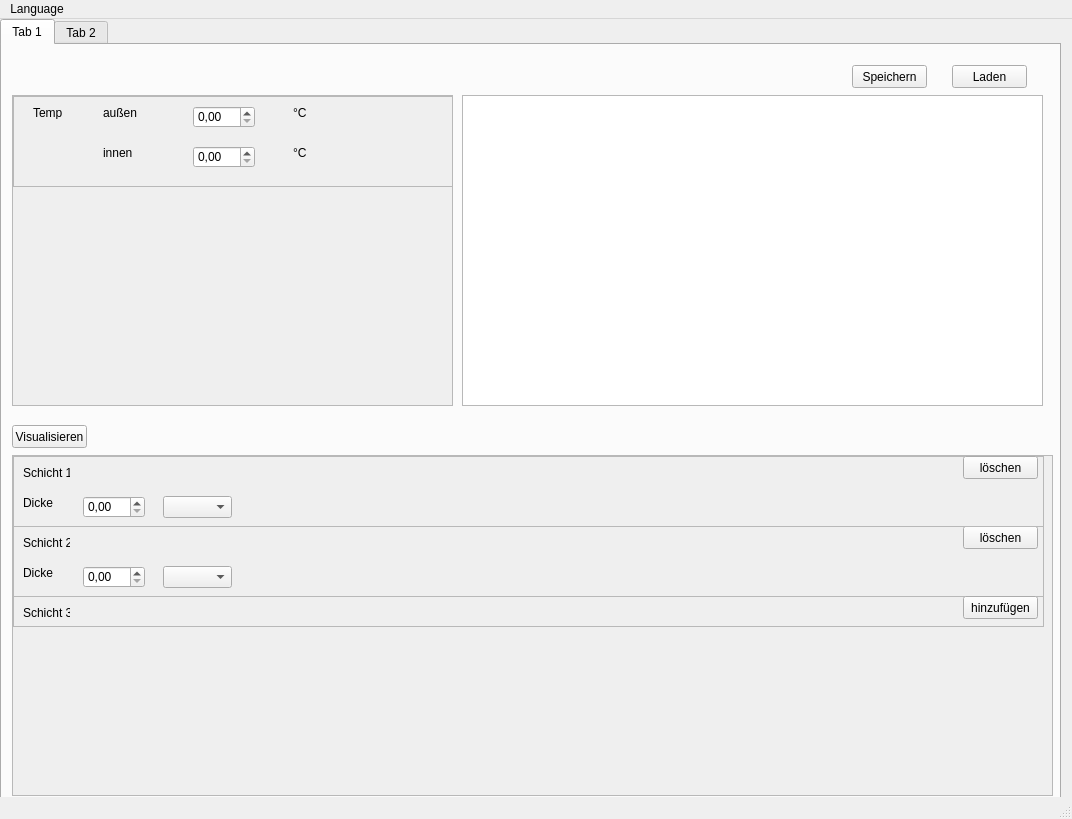
<?xml version="1.0" encoding="UTF-8"?>
<ui version="4.0">
 <class>MainWindow</class>
 <widget class="QMainWindow" name="MainWindow">
  <property name="geometry">
   <rect>
    <x>0</x>
    <y>0</y>
    <width>1072</width>
    <height>819</height>
   </rect>
  </property>
  <property name="windowTitle">
   <string>MainWindow</string>
  </property>
  <widget class="QWidget" name="centralwidget">
   <widget class="QTabWidget" name="tabWidget">
    <property name="geometry">
     <rect>
      <x>0</x>
      <y>0</y>
      <width>1061</width>
      <height>781</height>
     </rect>
    </property>
    <property name="currentIndex">
     <number>0</number>
    </property>
    <widget class="QWidget" name="tab">
     <attribute name="title">
      <string>Tab 1</string>
     </attribute>
     <widget class="QPushButton" name="ButtonGraph">
      <property name="geometry">
       <rect>
        <x>10</x>
        <y>380</y>
        <width>75</width>
        <height>23</height>
       </rect>
      </property>
      <property name="toolTip">
       <string>Zeigt einen Graphen an</string>
      </property>
      <property name="toolTipDuration">
       <number>3</number>
      </property>
      <property name="locale">
       <locale language="German" country="Germany"/>
      </property>
      <property name="text">
       <string>Visualisieren</string>
      </property>
     </widget>
     <widget class="QScrollArea" name="ScrollCircumstances">
      <property name="geometry">
       <rect>
        <x>10</x>
        <y>50</y>
        <width>441</width>
        <height>311</height>
       </rect>
      </property>
      <property name="widgetResizable">
       <bool>true</bool>
      </property>
      <widget class="QWidget" name="scrollAreaWidgetContents">
       <property name="geometry">
        <rect>
         <x>0</x>
         <y>0</y>
         <width>439</width>
         <height>309</height>
        </rect>
       </property>
       <widget class="QFrame" name="FrameTemp">
        <property name="geometry">
         <rect>
          <x>0</x>
          <y>0</y>
          <width>441</width>
          <height>91</height>
         </rect>
        </property>
        <property name="toolTip">
         <string>Temperatur in °C</string>
        </property>
        <property name="locale">
         <locale language="German" country="Germany"/>
        </property>
        <property name="frameShape">
         <enum>QFrame::StyledPanel</enum>
        </property>
        <property name="frameShadow">
         <enum>QFrame::Raised</enum>
        </property>
        <widget class="QLabel" name="label">
         <property name="geometry">
          <rect>
           <x>20</x>
           <y>10</y>
           <width>47</width>
           <height>13</height>
          </rect>
         </property>
         <property name="text">
          <string>Temp</string>
         </property>
        </widget>
        <widget class="QLabel" name="label_2">
         <property name="geometry">
          <rect>
           <x>90</x>
           <y>10</y>
           <width>47</width>
           <height>13</height>
          </rect>
         </property>
         <property name="text">
          <string>außen</string>
         </property>
        </widget>
        <widget class="QDoubleSpinBox" name="doubleSpinBoxTempOut">
         <property name="geometry">
          <rect>
           <x>180</x>
           <y>10</y>
           <width>62</width>
           <height>22</height>
          </rect>
         </property>
         <property name="toolTip">
          <string>Temperatur in °C</string>
         </property>
         <property name="toolTipDuration">
          <number>3</number>
         </property>
        </widget>
        <widget class="QLabel" name="label_3">
         <property name="geometry">
          <rect>
           <x>280</x>
           <y>10</y>
           <width>47</width>
           <height>13</height>
          </rect>
         </property>
         <property name="text">
          <string>°C</string>
         </property>
        </widget>
        <widget class="QLabel" name="label_4">
         <property name="geometry">
          <rect>
           <x>90</x>
           <y>50</y>
           <width>47</width>
           <height>13</height>
          </rect>
         </property>
         <property name="text">
          <string>innen</string>
         </property>
        </widget>
        <widget class="QDoubleSpinBox" name="doubleSpinBoxTempIn">
         <property name="geometry">
          <rect>
           <x>180</x>
           <y>50</y>
           <width>62</width>
           <height>22</height>
          </rect>
         </property>
         <property name="toolTip">
          <string>Temperatur in °C</string>
         </property>
         <property name="toolTipDuration">
          <number>3</number>
         </property>
        </widget>
        <widget class="QLabel" name="label_5">
         <property name="geometry">
          <rect>
           <x>280</x>
           <y>50</y>
           <width>47</width>
           <height>13</height>
          </rect>
         </property>
         <property name="text">
          <string>°C</string>
         </property>
        </widget>
       </widget>
       <widget class="QFrame" name="frameTabContent">
        <property name="geometry">
         <rect>
          <x>-10</x>
          <y>-40</y>
          <width>1051</width>
          <height>731</height>
         </rect>
        </property>
        <property name="frameShape">
         <enum>QFrame::StyledPanel</enum>
        </property>
        <property name="frameShadow">
         <enum>QFrame::Raised</enum>
        </property>
       </widget>
      </widget>
     </widget>
     <widget class="QScrollArea" name="scrollArea">
      <property name="geometry">
       <rect>
        <x>10</x>
        <y>410</y>
        <width>1041</width>
        <height>341</height>
       </rect>
      </property>
      <property name="locale">
       <locale language="German" country="Germany"/>
      </property>
      <property name="widgetResizable">
       <bool>true</bool>
      </property>
      <widget class="QWidget" name="scrollAreaWidgetContents_2">
       <property name="geometry">
        <rect>
         <x>0</x>
         <y>0</y>
         <width>1039</width>
         <height>339</height>
        </rect>
       </property>
       <widget class="QFrame" name="FrameLayer2">
        <property name="geometry">
         <rect>
          <x>0</x>
          <y>70</y>
          <width>1031</width>
          <height>71</height>
         </rect>
        </property>
        <property name="frameShape">
         <enum>QFrame::StyledPanel</enum>
        </property>
        <property name="frameShadow">
         <enum>QFrame::Raised</enum>
        </property>
        <widget class="QLabel" name="label_8">
         <property name="geometry">
          <rect>
           <x>10</x>
           <y>10</y>
           <width>47</width>
           <height>13</height>
          </rect>
         </property>
         <property name="locale">
          <locale language="German" country="Germany"/>
         </property>
         <property name="text">
          <string>Schicht 2</string>
         </property>
        </widget>
        <widget class="QLabel" name="label_9">
         <property name="geometry">
          <rect>
           <x>10</x>
           <y>40</y>
           <width>47</width>
           <height>13</height>
          </rect>
         </property>
         <property name="text">
          <string>Dicke</string>
         </property>
        </widget>
        <widget class="QDoubleSpinBox" name="doubleSpinBox_2">
         <property name="geometry">
          <rect>
           <x>70</x>
           <y>40</y>
           <width>62</width>
           <height>22</height>
          </rect>
         </property>
         <property name="locale">
          <locale language="German" country="Germany"/>
         </property>
        </widget>
        <widget class="QComboBox" name="comboBox_2">
         <property name="geometry">
          <rect>
           <x>150</x>
           <y>40</y>
           <width>69</width>
           <height>22</height>
          </rect>
         </property>
         <property name="toolTip">
          <string>Einheit auswählen</string>
         </property>
         <property name="toolTipDuration">
          <number>3</number>
         </property>
        </widget>
        <widget class="QPushButton" name="pushButton_2">
         <property name="geometry">
          <rect>
           <x>950</x>
           <y>0</y>
           <width>75</width>
           <height>23</height>
          </rect>
         </property>
         <property name="toolTip">
          <string>Schicht entfernen</string>
         </property>
         <property name="toolTipDuration">
          <number>3</number>
         </property>
         <property name="text">
          <string>löschen</string>
         </property>
        </widget>
       </widget>
       <widget class="QFrame" name="FrameAddLayer">
        <property name="geometry">
         <rect>
          <x>0</x>
          <y>140</y>
          <width>1031</width>
          <height>31</height>
         </rect>
        </property>
        <property name="frameShape">
         <enum>QFrame::StyledPanel</enum>
        </property>
        <property name="frameShadow">
         <enum>QFrame::Raised</enum>
        </property>
        <widget class="QLabel" name="label_10">
         <property name="geometry">
          <rect>
           <x>10</x>
           <y>10</y>
           <width>47</width>
           <height>13</height>
          </rect>
         </property>
         <property name="locale">
          <locale language="German" country="Germany"/>
         </property>
         <property name="text">
          <string>Schicht 3</string>
         </property>
        </widget>
        <widget class="QPushButton" name="pushButton_3">
         <property name="geometry">
          <rect>
           <x>950</x>
           <y>0</y>
           <width>75</width>
           <height>23</height>
          </rect>
         </property>
         <property name="toolTip">
          <string>Schicht hinzufügen</string>
         </property>
         <property name="toolTipDuration">
          <number>3</number>
         </property>
         <property name="text">
          <string>hinzufügen</string>
         </property>
        </widget>
       </widget>
       <widget class="QFrame" name="FrameLayer1">
        <property name="geometry">
         <rect>
          <x>0</x>
          <y>0</y>
          <width>1031</width>
          <height>71</height>
         </rect>
        </property>
        <property name="frameShape">
         <enum>QFrame::StyledPanel</enum>
        </property>
        <property name="frameShadow">
         <enum>QFrame::Raised</enum>
        </property>
        <widget class="QLabel" name="label_6">
         <property name="geometry">
          <rect>
           <x>10</x>
           <y>10</y>
           <width>47</width>
           <height>13</height>
          </rect>
         </property>
         <property name="locale">
          <locale language="German" country="Germany"/>
         </property>
         <property name="text">
          <string>Schicht 1</string>
         </property>
        </widget>
        <widget class="QLabel" name="label_7">
         <property name="geometry">
          <rect>
           <x>10</x>
           <y>40</y>
           <width>47</width>
           <height>13</height>
          </rect>
         </property>
         <property name="text">
          <string>Dicke</string>
         </property>
        </widget>
        <widget class="QDoubleSpinBox" name="doubleSpinBox">
         <property name="geometry">
          <rect>
           <x>70</x>
           <y>40</y>
           <width>62</width>
           <height>22</height>
          </rect>
         </property>
         <property name="locale">
          <locale language="German" country="Germany"/>
         </property>
        </widget>
        <widget class="QComboBox" name="comboBox">
         <property name="geometry">
          <rect>
           <x>150</x>
           <y>40</y>
           <width>69</width>
           <height>22</height>
          </rect>
         </property>
         <property name="toolTip">
          <string>Einheit auswählen</string>
         </property>
         <property name="toolTipDuration">
          <number>3</number>
         </property>
        </widget>
        <widget class="QPushButton" name="pushButton">
         <property name="geometry">
          <rect>
           <x>950</x>
           <y>0</y>
           <width>75</width>
           <height>23</height>
          </rect>
         </property>
         <property name="toolTip">
          <string>Schicht entfernen</string>
         </property>
         <property name="toolTipDuration">
          <number>3</number>
         </property>
         <property name="text">
          <string>löschen</string>
         </property>
        </widget>
       </widget>
      </widget>
     </widget>
     <widget class="QGraphicsView" name="graphicsView">
      <property name="geometry">
       <rect>
        <x>460</x>
        <y>50</y>
        <width>581</width>
        <height>311</height>
       </rect>
      </property>
     </widget>
     <widget class="QPushButton" name="ButtonSave">
      <property name="geometry">
       <rect>
        <x>850</x>
        <y>20</y>
        <width>75</width>
        <height>23</height>
       </rect>
      </property>
      <property name="locale">
       <locale language="German" country="Germany"/>
      </property>
      <property name="text">
       <string>Speichern</string>
      </property>
     </widget>
     <widget class="QPushButton" name="ButtonLoad">
      <property name="geometry">
       <rect>
        <x>950</x>
        <y>20</y>
        <width>75</width>
        <height>23</height>
       </rect>
      </property>
      <property name="locale">
       <locale language="German" country="Germany"/>
      </property>
      <property name="text">
       <string>Laden</string>
      </property>
     </widget>
    </widget>
    <widget class="QWidget" name="tab_2">
     <attribute name="title">
      <string>Tab 2</string>
     </attribute>
    </widget>
   </widget>
  </widget>
  <widget class="QMenuBar" name="menubar">
   <property name="geometry">
    <rect>
     <x>0</x>
     <y>0</y>
     <width>1072</width>
     <height>21</height>
    </rect>
   </property>
   <widget class="QMenu" name="menuLanguage">
    <property name="title">
     <string>Language</string>
    </property>
    <addaction name="actionDeutsch"/>
    <addaction name="actionEnglish"/>
   </widget>
   <addaction name="menuLanguage"/>
  </widget>
  <widget class="QStatusBar" name="statusbar"/>
  <action name="actionDeutsch">
   <property name="text">
    <string>Deutsch</string>
   </property>
  </action>
  <action name="actionEnglish">
   <property name="text">
    <string>English</string>
   </property>
  </action>
 </widget>
 <resources/>
 <connections/>
</ui>
